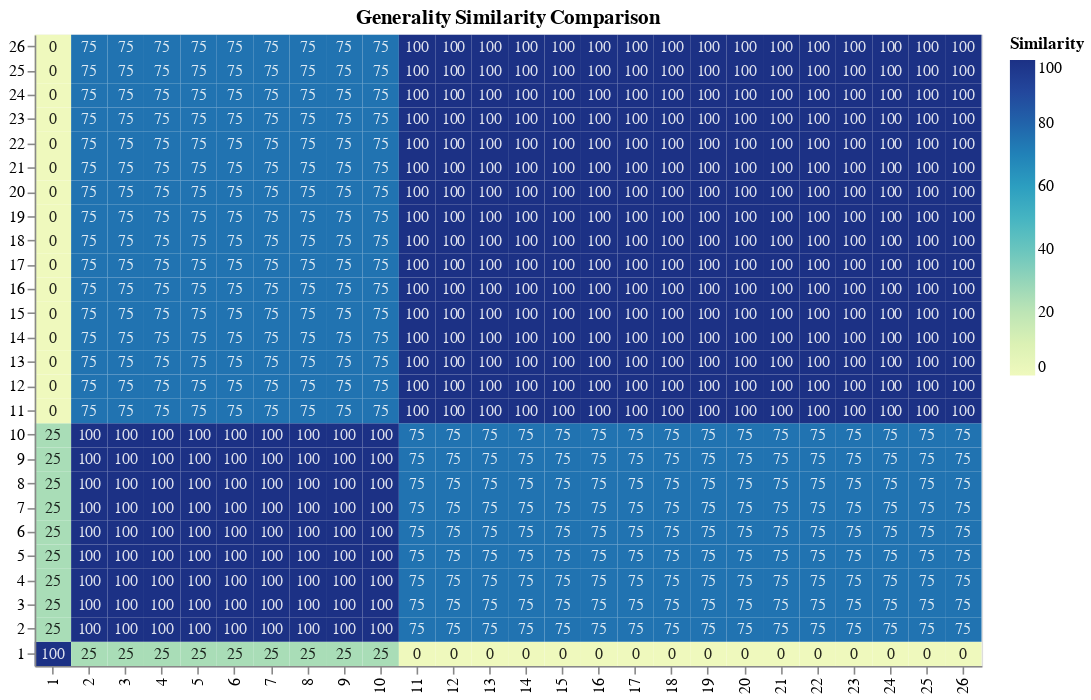

The code cell stored with this chart in its notebook:
### Code cell
dfplot = pd.DataFrame({'x': dfsimilarity["id_a"].ravel(),
                   'y': dfsimilarity["id_b"].ravel(),
                   'Similarity': dfsimilarity["similarity"].ravel()})
#alt.data_transformers.disable_max_rows()
chart = alt.Chart(dfplot).mark_rect().encode(
    x=alt.X('x:O', axis=alt.Axis(title="")),
    y=alt.Y('y:O', axis=alt.Axis(title=""), sort="descending"),
    color='Similarity:Q'
).properties(
    title=["Generality Similarity Comparison"]
)

text = chart.mark_text(baseline='middle').encode(
    text='Similarity:Q',
    color=alt.condition(
        alt.datum.Similarity < 70,
        alt.value('black'),
        alt.value('white')
    ),
    size=alt.value(10),
    opacity=alt.value(0.85)
)

# Draw the chart
plot = chart.properties(width=CHART_WIDTH, height=CHART_HEIGHT) + text
plot

### Figure 1 — Vega-Lite specification as saved in the notebook (floating-point values rounded to 4 significant figures; data arrays with more than 128 entries replaced by an {"elided": "..."} marker saying what was removed)
{"config": {"view": {"continuousWidth": 400, "continuousHeight": 300}}, "layer": [{"mark": "rect", "encoding": {"color": {"type": "quantitative", "field": "Similarity"}, "x": {"type": "ordinal", "axis": {"title": ""}, "field": "x"}, "y": {"type": "ordinal", "axis": {"title": ""}, "field": "y", "sort": "descending"}}, "height": 400, "title": ["Generality Similarity Comparison"], "width": 600}, {"mark": {"type": "text", "baseline": "middle"}, "encoding": {"color": {"condition": {"value": "black", "test": "(datum.Similarity < 70)"}, "value": "white"}, "opacity": {"value": 0.85}, "size": {"value": 10}, "text": {"type": "quantitative", "field": "Similarity"}, "x": {"type": "ordinal", "axis": {"title": ""}, "field": "x"}, "y": {"type": "ordinal", "axis": {"title": ""}, "field": "y", "sort": "descending"}}, "title": ["Generality Similarity Comparison"]}], "data": {"name": "data-d0cfeee5d61406b7194ff1e301dce9af"}, "$schema": "https://vega.github.io/schema/vega-lite/v4.8.1.json", "datasets": {"data-d0cfeee5d61406b7194ff1e301dce9af": {"elided": "676 records"}}}
